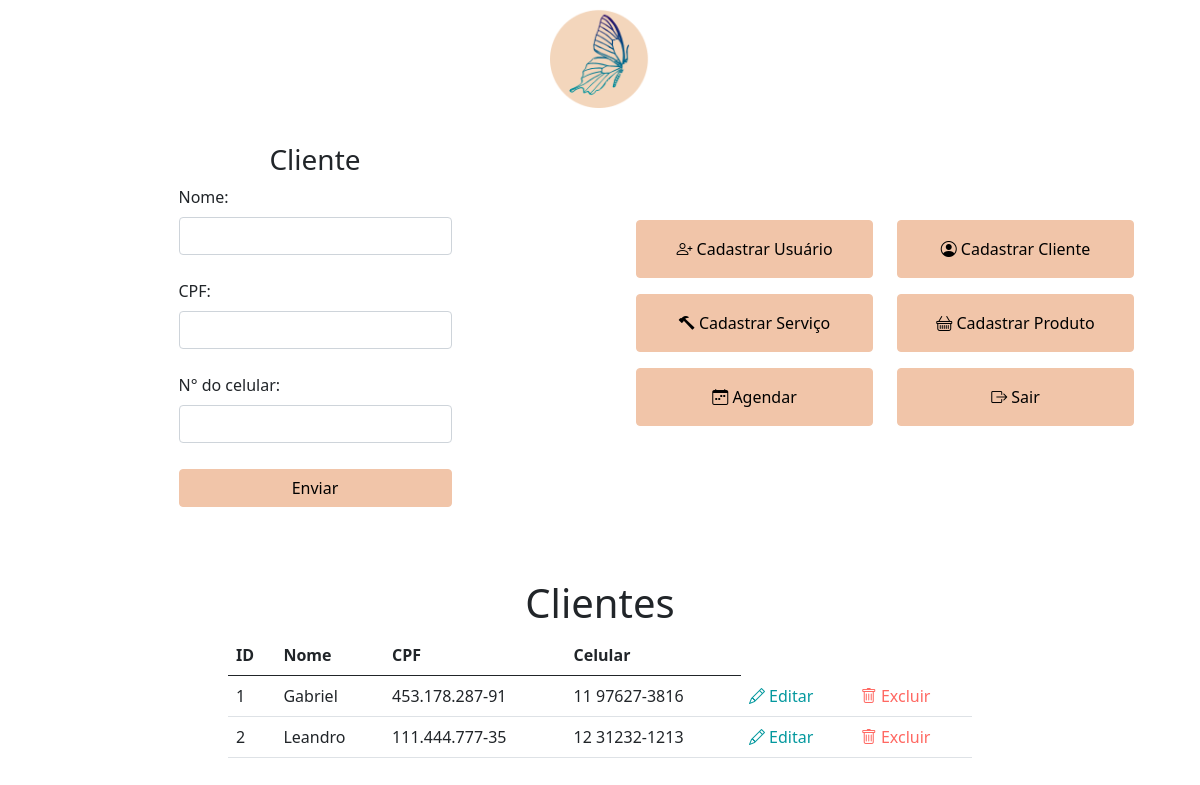
The app's page /areaRestrita-adm/formularios/formulario-cliente.php (signed in) with its own data.
### tables this page shows
CREATE TABLE `tbcliente` (
  `idCliente` int(11) NOT NULL,
  `nomeCliente` varchar(100) NOT NULL,
  `cpfCliente` varchar(14) NOT NULL,
  `celularCliente` varchar(15) NOT NULL
);

### areaRestrita-adm/models/Cliente.php (called while the page is built, shortened)
<?php
class Cliente {
    public function listar(){
        $conexao = Conexao::conectar();
        $querySelect = "SELECT idCliente, nomeCliente, cpfCliente, celularCliente FROM tbcliente";
        $resultado = $conexao->query($querySelect);
        $lista = $resultado->fetchAll();
        return $lista;
    }
}
?>

### areaRestrita-adm/formularios/formulario-cliente.php (the view, shortened to what this page needs)
<?php
include_once('../models/Cliente.php');
$cliente = new Cliente();
try {
  $linhasCliente = $cliente->listar();
} catch (Exception $e) {
  print_r($e);
}
?>
<html lang="pt-BR">
<head>
  <link rel="stylesheet" href="../css-areaRestrita/reset.css">
  <link href="https://cdn.jsdelivr.net/npm/bootstrap@5.0.2/dist/css/bootstrap.min.css" rel="stylesheet"
>
  <link rel="stylesheet" href="https://cdn.jsdelivr.net/npm/bootstrap-icons@1.6.1/font/bootstrap-icons.css">
  <link rel="stylesheet" href="../css-areaRestrita/style.css">
</head>
<body>
  <div class="container">
    <a href="../index-ar.php"><a href="../index-ar.php"><img class="img-fluid mx-auto d-block mt-2"
          src="../images-arearestrita/logo-shortcut.png" width="100px"></a></a>
    <div class="dashboard row">
      <div class="float-start col-lg-6 col-md-12 col-sm-12">
        <form style="margin-top: -14%; width: 50%;margin-left: 25%;" action="../cadastros/cadastrar-cliente.php"
          method="POST">
          <h3 class="text-center">Cliente</h3>
          <div class="mb-3">
            <label class="form-label">Nome:</label>
            <input class="form-control" type="text" name="txtNome" id="txtNome" required>
          </div>
          <div class="mb-3">
            <label class="form-label mt-2">CPF:</label>
            <input class="form-control" oninput="mascara(this)" type="text" name="txtCpf" id="txtCpf" required>
          </div>
          <div class="mb-3">
            <label class="form-label mt-2">N° do celular:</label>
            <input class="form-control" oninput="mascaraCell(this)" type="text" name="txtCel" id="txtCel" required>
          </div>
          <div class="d-grid gap-2" style="padding-top: 10px;">
            <button type="submit" class="btn btn-primary mb-5">Enviar</button>
          </div>
        </form>
      </div>
      <div class="float-end col-lg-6 col-md-12 col-sm-12">
        <div class="container overflow-hidden">
          <div class="row gy-3">
            <div class="col-lg-6 col-md-6 col-sm-12">
              <a href="formulario-usuario.php"><button class="p-3 w-100 btn btn-bgrosa"><i
                    class="bi bi-person-plus"></i> Cadastrar Usuário</button></a>
            </div>
            <div class="col-lg-6 col-md-6 col-sm-12">
              <a href="formulario-cliente.php"><button class="p-3 w-100 btn btn-bgrosa"><i
                    class="bi bi-person-circle"></i> Cadastrar Cliente</button></a>
            </div>
            <div class="col-lg-6 col-md-6 col-sm-12">
              <a href="formulario-servico.php"><button class="p-3 w-100 btn btn-bgrosa"><i class="bi bi-hammer"></i>
                  Cadastrar Serviço</button></a>
            </div>
            <div class="col-lg-6 col-md-6 col-sm-12">
              <a href="formulario-produto.php"><button class="p-3 w-100 btn btn-bgrosa"><i class="bi bi-basket"></i>
                  Cadastrar Produto</button></a>
            </div>
            <div class="col-lg-6 col-md-12 col-sm-12">
              <a href="formulario-agenda.php"><button class="p-3 w-100 btn btn-bgrosa"><i
                    class="bi bi-calendar-week"></i> Agendar</button></a>
            </div>
            <div class="col-lg-6 col-sm-12">
              <a href="../../logout.php"><button class="text-center p-3 w-100 btn btn-danger"><i
                    class="bi bi-box-arrow-right"></i> Sair</button></a>
            </div>
          </div>
        </div>
      </div>
    </div>
    <div class="mx-auto col-lg-8 col-md-12 col-sm-12 mt-4 table-responsive">
      <h1 class="text-center">Clientes</h1>
      <table class="table">
        <thead>
          <tr>
            <th>
              <b>ID</b>
            </th>
            <th>
              <b>Nome</b>
            </th>
            <th>
              <b>CPF</b>
            </th>
            <th>
              <b>Celular</b>
            </th>
        </thead>
        <tbody>
          <?php foreach ($linhasCliente as $linha) { ?>
          <tr>
            <td>
              <?php echo $linha['idCliente']; ?>
            </td>
            <td>
              <?php echo $linha['nomeCliente']; ?>
            </td>
            <td>
              <?php echo $linha['cpfCliente'] ?>
            </td>
            <td>
              <?php echo $linha['celularCliente'] ?>
            </td>
            <td class="editar"> <i class="bi bi-pencil"></i>
              <a style="text-decoration: none;" data-bs-toggle="collapse" href="#collapseExample" role="button"
                aria-expanded="false" aria-controls="collapseExample">
                Editar</a>
            </td>
            <td class="excluir" data-bs-toggle="collapse" href="#collapseExample2" role="button" aria-expanded="false"
              aria-controls="collapseExample2">
              <i class="bi bi-trash"></i>
              <a class="excluir" style="text-decoration: none;" href="#">
                Excluir
              </a>
            </td>
          </tr>
          <?php }?>
        </tbody>
      </table>
    </div>
  </div>
</body>
</html>

### areaRestrita-adm/css-areaRestrita/style.css (style rules this page uses)
.dashboard { margin-top: 10%; }
.btn { background-color: #F1C5A9; color: black; border-color: #F1C5A9; }
.editar i { color: #03989e; }
.editar a { color: #03989e; }
.excluir i { color: #ff6862; }
.excluir a { color: #ff6862; }

### records on screen
tbcliente: idCliente "1", nomeCliente "Gabriel", cpfCliente "453.178.287-91", celularCliente "11 97627-3816"
tbcliente: idCliente "2", nomeCliente "Leandro", cpfCliente "111.444.777-35", celularCliente "12 31232-1213"
